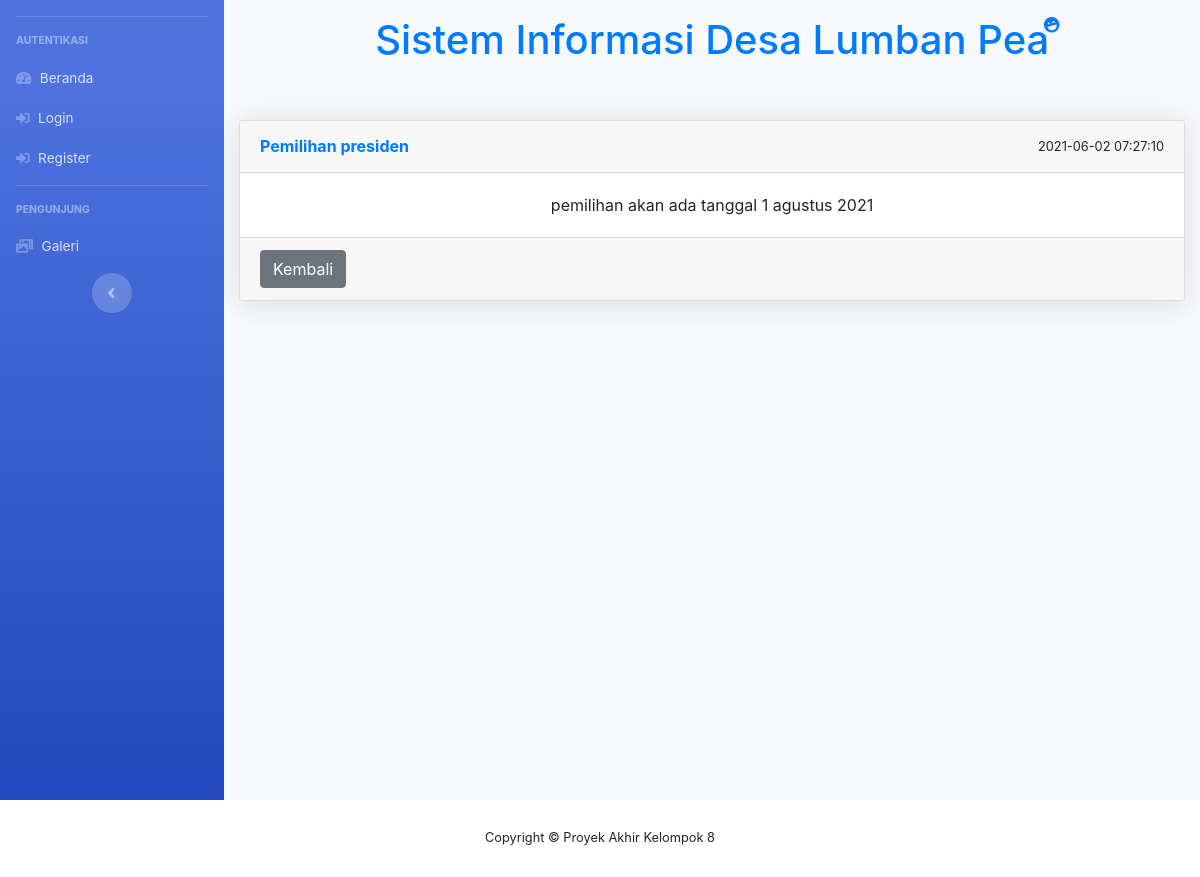
The app's page /Pengunjung/DetailPengumuman/19 with its own data.
### tables this page shows
CREATE TABLE `tb_pengumuman` (
  `id_pengumuman` int(255) NOT NULL,
  `judul_pengumuman` varchar(255) NOT NULL,
  `isi_pengumuman` text NOT NULL,
  `waktu_pengumuman` timestamp NOT NULL DEFAULT current_timestamp() ON UPDATE current_timestamp()
);

### application/controllers/Pengunjung.php (called while the page is built, shortened)
<?php
class Pengunjung extends CI_Controller
{
	public function __construct()
	{
		$this->load->model('Pengguna_Model');
	}
	public function DetailPengumuman($id_pengumuman)
	{
		$data['detailpengumuman'] = $this->db->get_where('tb_pengumuman', ['id_pengumuman' => $id_pengumuman])->row_array();
		$data['title'] = 'Detail Pengumuman';
		$this->load->view('Template/template_header', $data);
		$this->load->view('Template/sidebar_pengunjung');
		$this->load->view('Pengunjung/DetailPengumuman');
		$this->load->view('Template/footer_pengunjung');
		$this->load->view('Template/template_footer');
	}
}

### index.php (called while the page is built, shortened)
<?php
require_once BASEPATH.'core/CodeIgniter.php';

### application/views/Pengunjung/DetailPengumuman.php (the view)
<div id="content-wrapper" class="d-flex flex-column">
    <div id="content">
        <div class="container-fluid">
            <div class="mt-3">
                <div class="row justify-content-center">
                    <h1 class="text-primary ml-3">Sistem Informasi Desa Lumban Pea
                    </h1>
                    <i class="fas fa-laugh-wink rotate-n-15 text-primary"></i>
                </div>
            </div>
            <div class="card shadow mb-4 text-center mt-5">
                <div class="card-header py-3">
                    <small class="float-right"><?= $detailpengumuman['waktu_pengumuman']; ?></small>
                    <h6 class="m-0 font-weight-bold text-primary float-left"><?= $detailpengumuman['judul_pengumuman']; ?></h6>
                </div>
                <div class="card-body">
                    <div>
                        <?= $detailpengumuman['isi_pengumuman']; ?>
                    </div>
                </div>
                <div class="card-footer">
                    <a href="<?= base_url('Pengunjung') ?>"><button type="button" class="btn btn-secondary float-left">Kembali</button></a>
                </div>
            </div>
        </div>
    </div>
</div>

### records on screen
tb_pengumuman: waktu_pengumuman "2021-06-02 07:27:10", judul_pengumuman "Pemilihan presiden", isi_pengumuman "pemilihan akan ada tanggal 1 agustus 2021"
